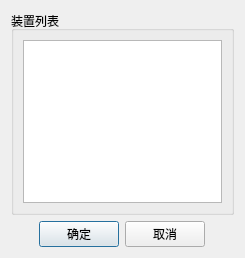
<?xml version="1.0" encoding="UTF-8"?>
<ui version="4.0">
 <class>SelectDeviceDialog</class>
 <widget class="QDialog" name="SelectDeviceDialog">
  <property name="geometry">
   <rect>
    <x>0</x>
    <y>0</y>
    <width>245</width>
    <height>258</height>
   </rect>
  </property>
  <property name="windowTitle">
   <string>选择装置</string>
  </property>
  <layout class="QVBoxLayout" name="verticalLayout">
   <item>
    <widget class="QGroupBox" name="groupBox">
     <property name="title">
      <string>装置列表</string>
     </property>
     <layout class="QHBoxLayout" name="horizontalLayout">
      <item>
       <widget class="QListView" name="listView"/>
      </item>
     </layout>
    </widget>
   </item>
   <item>
    <layout class="QHBoxLayout" name="horizontalLayout_2">
     <item>
      <spacer name="horizontalSpacer">
       <property name="orientation">
        <enum>Qt::Horizontal</enum>
       </property>
       <property name="sizeHint" stdset="0">
        <size>
         <width>40</width>
         <height>20</height>
        </size>
       </property>
      </spacer>
     </item>
     <item>
      <widget class="QPushButton" name="okPushButton">
       <property name="text">
        <string>确定</string>
       </property>
      </widget>
     </item>
     <item>
      <widget class="QPushButton" name="cancelPushButton">
       <property name="text">
        <string>取消</string>
       </property>
      </widget>
     </item>
     <item>
      <spacer name="horizontalSpacer_2">
       <property name="orientation">
        <enum>Qt::Horizontal</enum>
       </property>
       <property name="sizeHint" stdset="0">
        <size>
         <width>40</width>
         <height>20</height>
        </size>
       </property>
      </spacer>
     </item>
    </layout>
   </item>
  </layout>
 </widget>
 <resources/>
 <connections/>
</ui>
